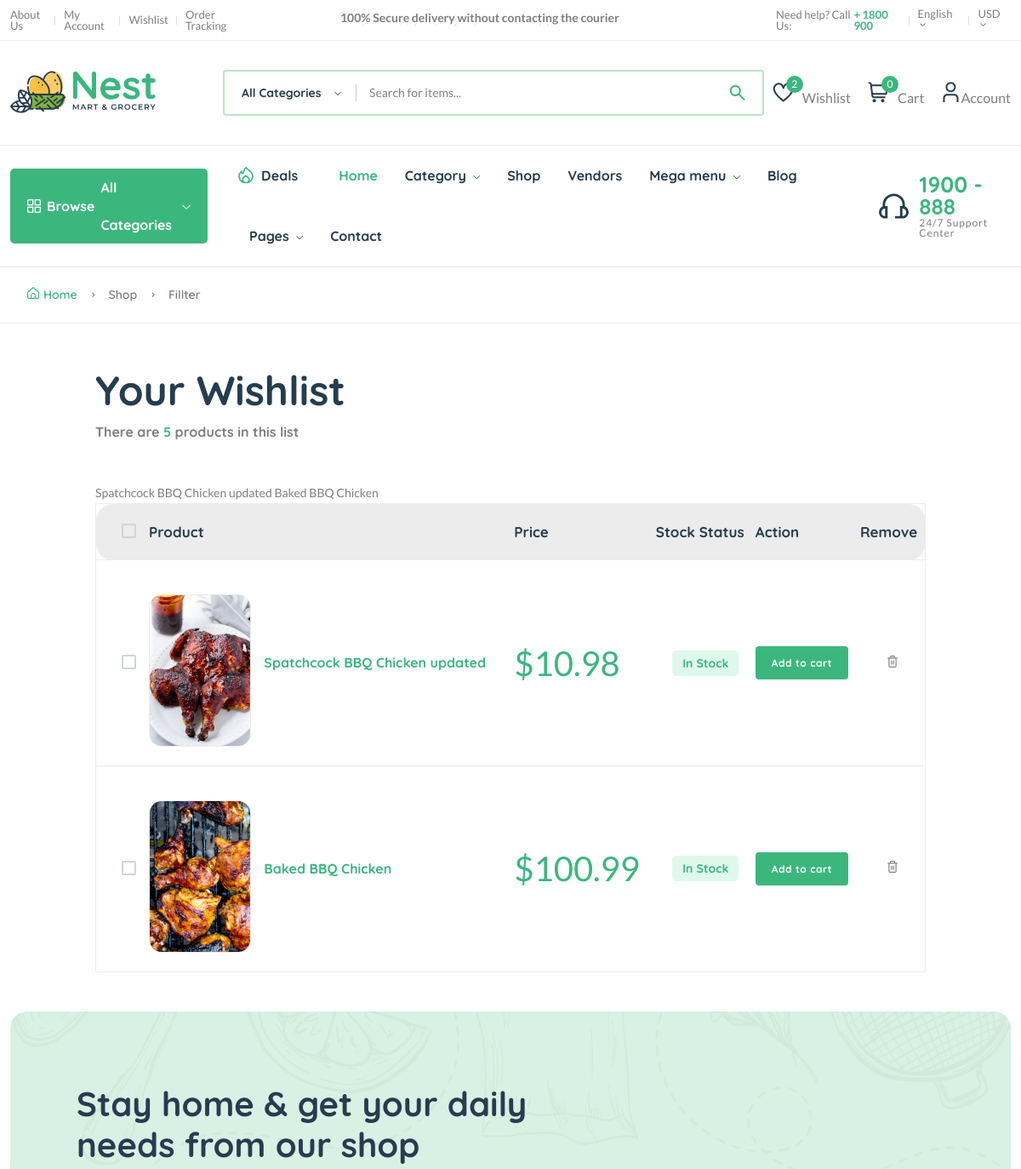
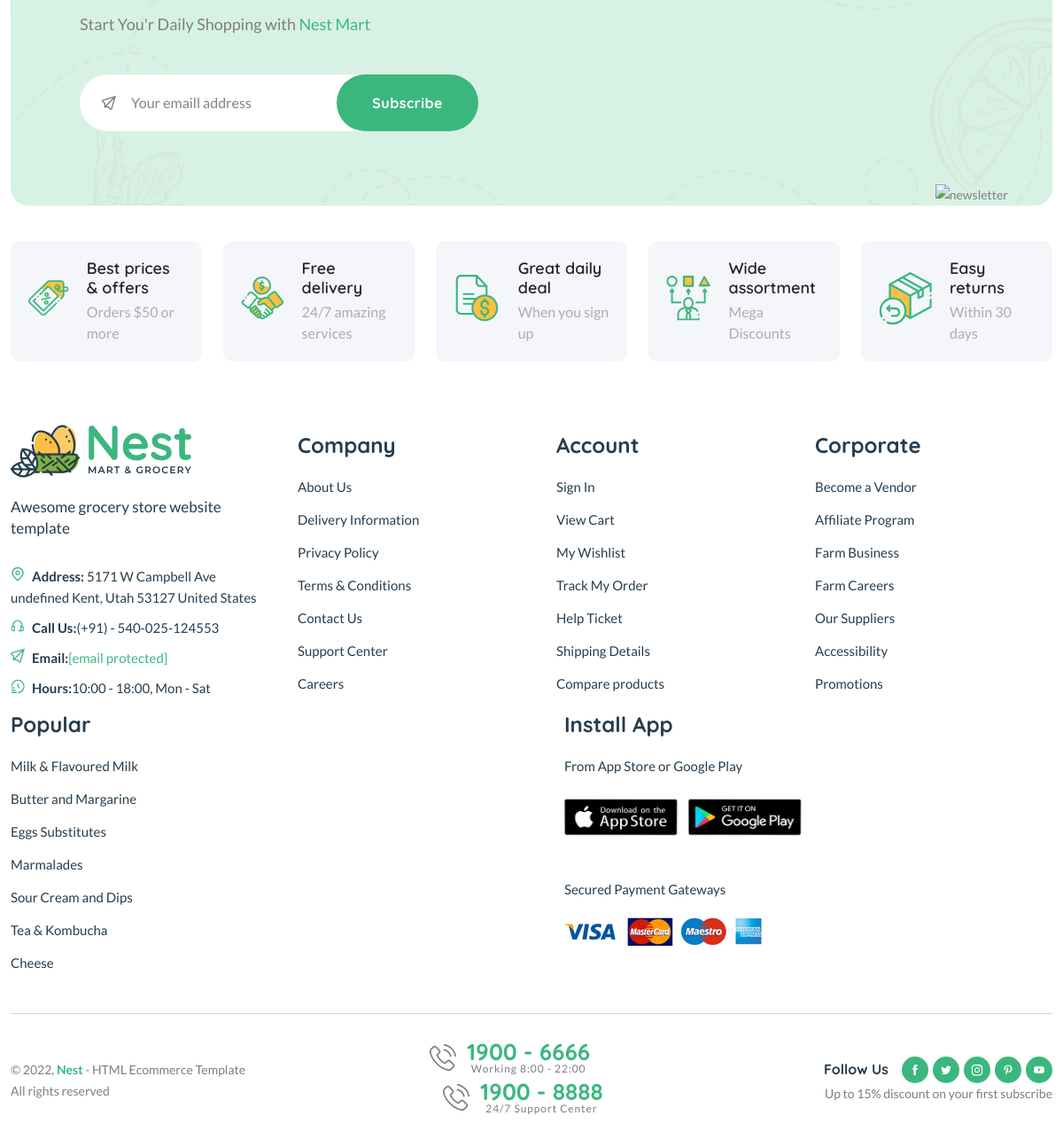
Page /wishlist/ (signed in) on the committed database (2 pictures, top to bottom).
### core/models.py (models this page shows, shortened)
class wishlist_model(models.Model):
    user = models.ForeignKey(User, on_delete=models.SET_NULL, null=True)
    product = models.ForeignKey(Product, on_delete=models.SET_NULL, null=True)
    date = models.DateTimeField(auto_now_add=True)
    class Meta:
        verbose_name_plural = "wishlists"
    def __str__(self):
        return self.product.title

class Product(models.Model):
    pid = ShortUUIDField(unique=True, length=10,
                         max_length=20, alphabet="abcdefgh12345")
    user = models.ForeignKey(User, on_delete=models.SET_NULL, null=True)
    category = models.ForeignKey(
        Category, on_delete=models.SET_NULL, null=True, related_name="category")
    vendor = models.ForeignKey(
        Vendor, on_delete=models.SET_NULL, null=True, related_name="product")
    title = models.CharField(max_length=100, default="Fresh Pear")
    image = models.ImageField(
        upload_to=user_directory_path, default="product.jpg")
    description = CKEditor5Field(config_name='extends', null=True, blank=True)
    price = models.DecimalField(
        max_digits=99999999999999, decimal_places=2, default="1.99")
    old_price = models.DecimalField(
        max_digits=99999999999999, decimal_places=2, default="2.99")
    specifications = CKEditor5Field(config_name='extends', null=True, blank=True)
    type = models.CharField(
        max_length=100, default="Organic", null=True, blank=True)
    stock_count = models.CharField(
        max_length=100, default="10", null=True, blank=True)
    life = models.CharField(
        max_length=100, default="100 Days", null=True, blank=True)
    mfd = models.DateTimeField(auto_now_add=False, null=True, blank=True)
    tags = TaggableManager(blank=True)
    product_status = models.CharField(
        choices=STATUS, max_length=10, default="in_review")
    status = models.BooleanField(default=True)
    in_stock = models.BooleanField(default=True)
    featured = models.BooleanField(default=False)
    digital = models.BooleanField(default=False)
    sku = ShortUUIDField(unique=True, length=4, max_length=10,
                         prefix="sku", alphabet="1234567890")
    date = models.DateTimeField(auto_now_add=True)
    updated = models.DateTimeField(null=True, blank=True)
    class Meta:
        verbose_name_plural = "Products"

### core/views.py (the view)
# urls.py: path("wishlist/", wishlist_view, name="wishlist"),
@login_required
def wishlist_view(request):
    wishlist = wishlist_model.objects.all()
    context = {
        "w":wishlist
    }
    return render(request, "core/wishlist.html", context)

### core/context_processor.py (called while the page is built)
def default(request):
    categories = Category.objects.all()
    vendors = Vendor.objects.all()
    min_max_price = Product.objects.aggregate(Min("price"), Max("price"))
    if request.user.is_authenticated:
        try:
            wishlist = wishlist_model.objects.filter(user=request.user)
        except:
            messages.warning(request, "You need to login before accessing your wishlist.")
            wishlist = 0
    else:
        wishlist = 0
    try:
        address = Address.objects.get(user=request.user)
    except:
        address = None
    return {
        'categories':categories,
        'wishlist':wishlist,
        'address':address,
        'vendors':vendors,
        'min_max_price':min_max_price,
    }

### templates/core/wishlist.html (shortened to what this page needs)
{% extends 'partials/base.html' %}
{% load static %}
{% block content %}
    <main class="main" id="wishlist-list">
        <div class="page-header breadcrumb-wrap">
            <div class="container">
                <div class="breadcrumb">
                    <a href="index.html" rel="nofollow"><i class="fi-rs-home mr-5"></i>Home</a>
                    <span></span> Shop <span></span> Fillter
                </div>
            </div>
        </div>
        <div class="container mb-30 mt-50">
            <div class="row">
                <div class="col-xl-10 col-lg-12 m-auto">
                    <div class="mb-50">
                        <h1 class="heading-2 mb-10">Your Wishlist</h1>
                        <h6 class="text-body">There are <span class="text-brand">5</span> products in this list</h6>
                    </div>
                    <div class="table-responsive shopping-summery">
                        <table class="table table-wishlist">
                            <thead>
                                <tr class="main-heading">
                                    <th class="custome-checkbox start pl-30">
                                        <label class="form-check-label" for="exampleCheckbox11"></label>
                                    </th>
                                    <th scope="col" colspan="2">Product</th>
                                    <th scope="col">Price</th>
                                    <th scope="col">Stock Status</th>
                                    <th scope="col">Action</th>
                                    <th scope="col" class="end">Remove</th>
                                </tr>
                            </thead>
                            <tbody>
                                {% for w in w %}
                                <tr class="pt-30">
                                    <td class="custome-checkbox pl-30">
                                        <label class="form-check-label" for="exampleCheckbox1"></label>
                                    </td>
                                    <td class="image product-thumbnail pt-40"><img src="{{w.product.image.url}}" alt="#" /></td>
                                    <td class="product-des product-name">
                                        <h6><a class="product-name mb-10" href="{% url 'core:product-detail' w.product.pid %}">{{ w.product.title|truncatechars:30 }}</a></h6>
                                    </td>
                                    <td class="price d-fdlex fs-1" data-title="Price">
                                        <span class="text-brand">$</span><span class="text-brand current-product-price-{{ w.product.id }}">{{ w.product.price }}</span>
                                    </td>
                                    <td class="text-center detail-info" data-title="Stock">
                                        <span class="stock-status in-stock mb-0"> {% if w.product.in_stock %} In Stock {% else %} Out of Stock {% endif %}</span>
                                    </td>
                                    <td class="text-right" data-title="Cart">
                                        <button class="btn btn-sm add-to-cart-btn" data-index="{{ w.product.id }}">Add to cart</button>
                                    </td>
                                    <td class="action text-center" data-title="Remove">
                                        <button style="border: none; background: none;" data-wishlist-product="{{ w.id }}"  class="text-body delete-wishlist-product"><i class="fi-rs-trash"></i></button>
                                    </td>
                                </tr>
                                {% empty %}
                                <tr>
                                    <td><p>Nothing in wishlist yet...</p></td>
                                </tr>
                                {% endfor %}
                            </tbody>
                        </table>
                    </div>
                </div>
            </div>
        </div>
    </main>
{% endblock content %}

### rows in the picture
wishlist_model: product.image (picture), product "Spatchcock BBQ Chicken updated", product.price "10.98", shows "In Stock"
wishlist_model: product.image (picture), product "Baked BBQ Chicken", product.price "100.99", shows "In Stock"

### other values in the picture
{{ wishlist.count }} "2"
{{ request.session.cart_data_obj|length }} "0"
